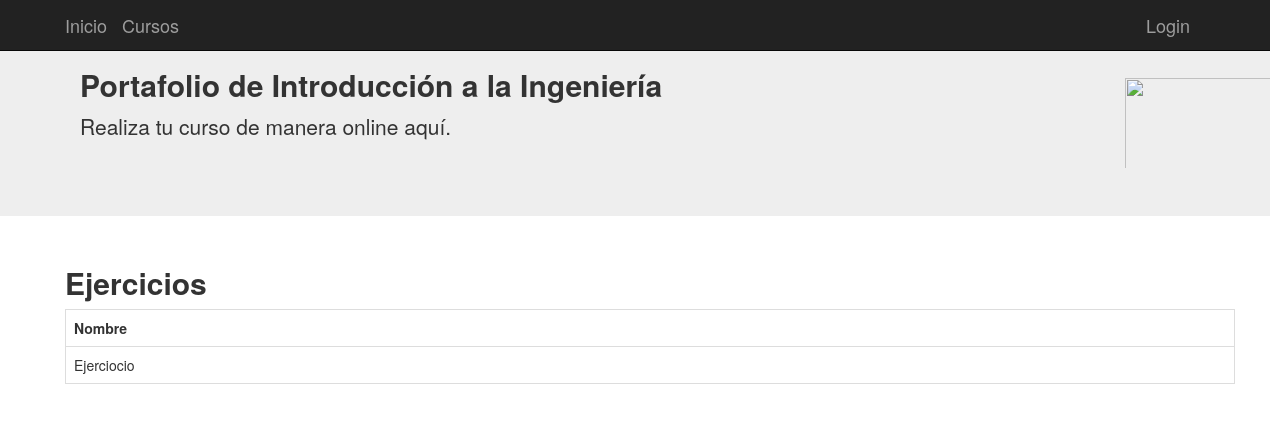
The app's page /ejercicios, older data.
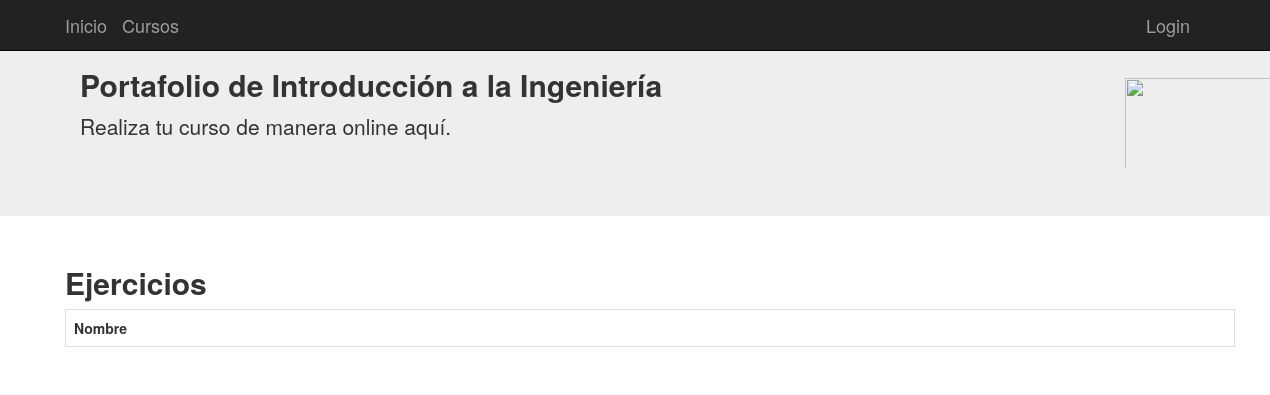
The same page, newer data.
### tables this page shows
CREATE TABLE ejercicios (
	id INTEGER NOT NULL, 
	titulo VARCHAR(100), 
	planteamiento VARCHAR(100), 
	"Cursoid" INTEGER NOT NULL, 
	PRIMARY KEY (id), 
	FOREIGN KEY("Cursoid") REFERENCES cursos (id)
);

### aplicacion/app.py (the view)
@app.route('/ejercicios')
def ejercicios():
    from aplicacion.models import Ejercicios ,Alumnos
    alum=Alumnos.query.all()
    ejercicios=Ejercicios.query.all()
    print(ejercicios)
    return render_template("ejercicios.html", ejercicios=ejercicios,alum=alum)

### aplicacion/models.py (called while the page is built)
    def __repr__(self):
        return (u'<{self.__class__.__name__}: {self.id}>'.format(self=self))

### aplicacion/templates/ejercicios.html (shortened to what this page needs)
{% extends "base.html" %}
{% block contenido %}
<div class="container">
  <div class="row">
    <h2><b>Ejercicios</b></h2>
    <div class="list-group">
      <table class="table table-bordered">
          <tr>
            <th>Nombre</th>
          </tr>
      {% for eje in ejercicios %}
        <tr>
          <td>{{eje.titulo}}</td>
        </tr>
      {% endfor %}
      </table>
    </div>
  </div>
</div>
{% endblock %}

Row changes from the older to the newer data that the page shows:
removed ejercicios: titulo "Ejerciocio"
